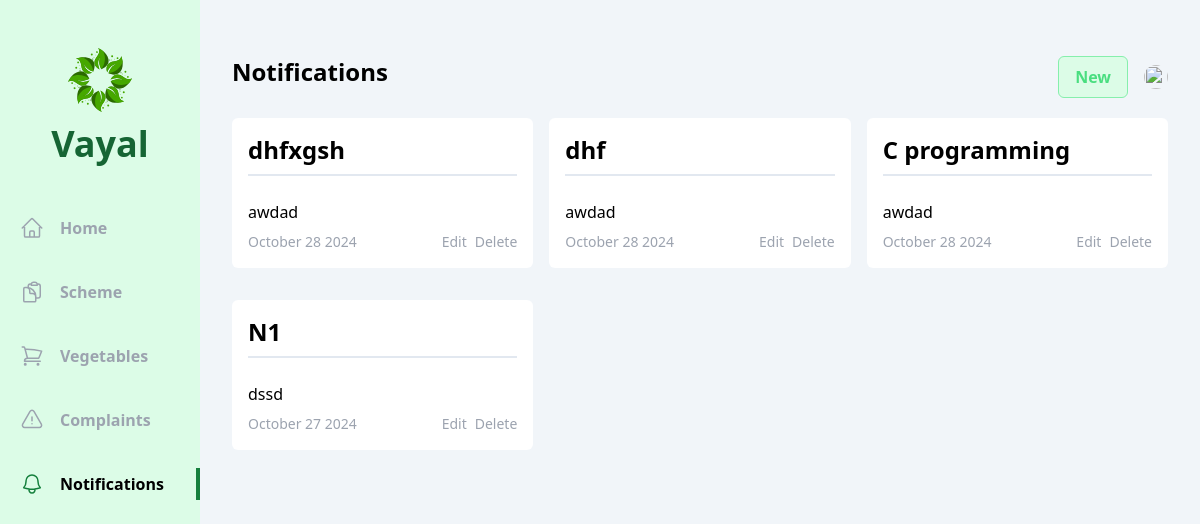
Page /officer/notification/ on the earlier database version.
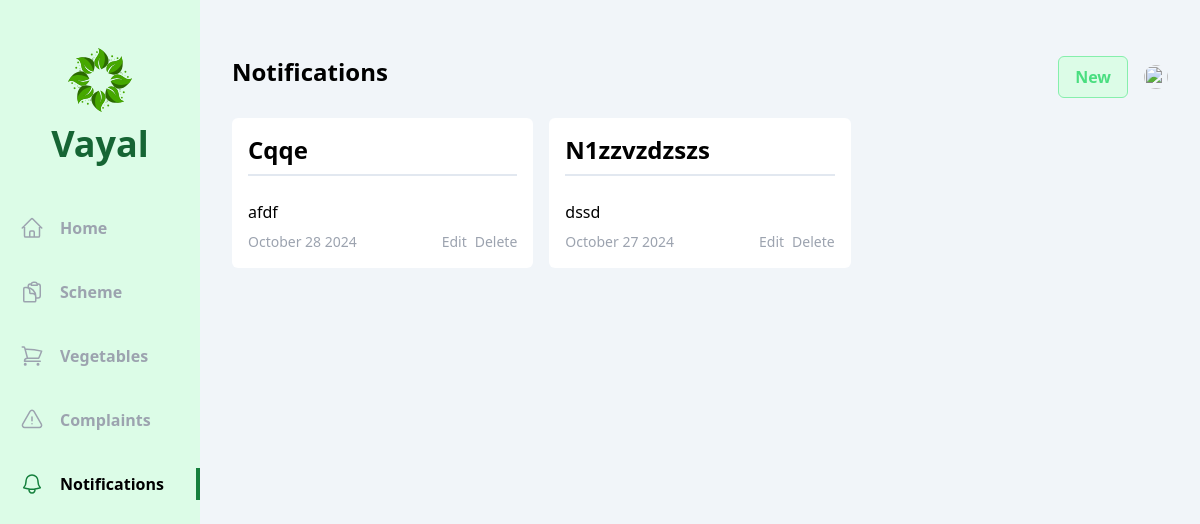
Same page on the later database version.
### officer/models.py (models this page shows, shortened)
class Notification(models.Model):
    vayal_user = models.ForeignKey(Vayal_User,null=True, on_delete=models.CASCADE)
    title = models.CharField(max_length=150)
    description = models.TextField()
    date =models.DateTimeField(auto_now_add=True)

### officer/views/notification.py (the view)
# urls.py: path('notification/',notification.index, name='notifications'),
def index(request):
    status = request.GET.get('status')
    notifications = Notification.objects.all().order_by('-id')
    return render(request, 'officer/notification/index.html',{ 'notifications': notifications})

### officer/templates/officer/notification/index.html (shortened to what this page needs)
{% extends 'base.html' %}
{% block content %}
<div class="flex  bg-slate-100">
  <div class="w-2/12 bg-green-100 flex flex-col items-center pb-10">
      <div class="my-12 flex flex-col gap-3 justify-center items-center">
          <h1 class="text-4xl font-bold text-green-800 ">Vayal</h1>
      </div>
      <ul class="flex flex-col gap-8 w-full font-bold text-gray-400">
        <li class="w-full flex items-center px-5 py-1 gap-4 group hover:text-gray-500 cursor-pointer hover:border-green-700 hover:border-r-4">
          <a href="{% url 'officer:home' %}">Home</a>
      </li>
        <li class="w-full flex items-center px-5 py-1 gap-4 group hover:text-gray-500 cursor-pointer hover:border-green-700 hover:border-r-4">
              <a href="{% url 'officer:schemes' %}">Scheme</a>
          </li>
          <li class="w-full flex items-center px-5 py-1 gap-4 group hover:text-gray-500 cursor-pointer hover:border-green-700 hover:border-r-4">
            <a href="{% url 'officer:vegetables' %}">Vegetables</a>
        </li>
        <li class="w-full flex items-center px-5 py-1 gap-4 group hover:text-gray-500 cursor-pointer hover:border-green-700 hover:border-r-4">
            <a href="{% url 'officer:complaints' %}">Complaints</a>
        </li>
        <li class="w-full flex items-center px-5 py-1 gap-4 border-r-4 text-black border-green-700">
            <a href="{% url 'officer:notifications' %}">Notifications</a>
        </li>
      </ul>
    </div>
    <div class="w-10/12 h-screen overflow-y-auto px-8 py-14">
        <div class="flex justify-between mb-5">
            <h1 class="text-2xl font-bold">Notifications</h1>
            <div class="flex items-center gap-4">
                <span class="px-4 py-2 flex gap-1 bg-green-100 text-green-400 border cursor-pointer border-green-300 font-bold rounded-md">
                    <span>
                        <a href="{% url 'officer:create_notification' %}">New</a>
                    </span>
                </span>
                <div class="relative">
                <img id="profile" src="/uploads/{{vayal_user.photo}}" class="h-6 w-6 rounded-full cursor-pointer" alt="">
            </div>
            </div>
        </div>
        <div class="grid grid-cols-3 gap-x-4 gap-y-8">
            {% if  notifications %}
            {% for notification in notifications %}
                <div class="flex flex-col bg-white p-4 rounded-md gap-2">
                    <span class="text-2xl font-bold mb-4 pb-2 border-b-2 border-slate-200">{{ notification.title }}</span>
                    <span>{{ notification.description }}</span>
                    <div class="flex justify-between items-center">
                        <span class="text-sm text-gray-400">{{ notification.date | date:"F d Y" }}</span>
                        <div class="flex space-x-2">
                            <a href="{% url 'officer:update_notification' notification.id %}" class="text-sm text-gray-400">Edit</a>
                            <a href="{% url 'officer:delete_notification' notification.id %}" class="text-sm text-gray-400">Delete</a>
                        </div>
                    </div>
                </div>
            {% endfor %}
        {% endif %}
        </div>
    </div>
{% endblock content %}

Differences in the rows shown:
removed Notification: title "dhfxgsh", description "awdad", date "October 28 2024"
removed Notification: title "dhf", description "awdad", date "October 28 2024"
removed Notification: title "C programming", description "awdad", date "October 28 2024"
added Notification: title "Cqqe", description "afdf", date "October 28 2024"
changed Notification "dssd": title "N1" → "N1zzvzdzszs"
